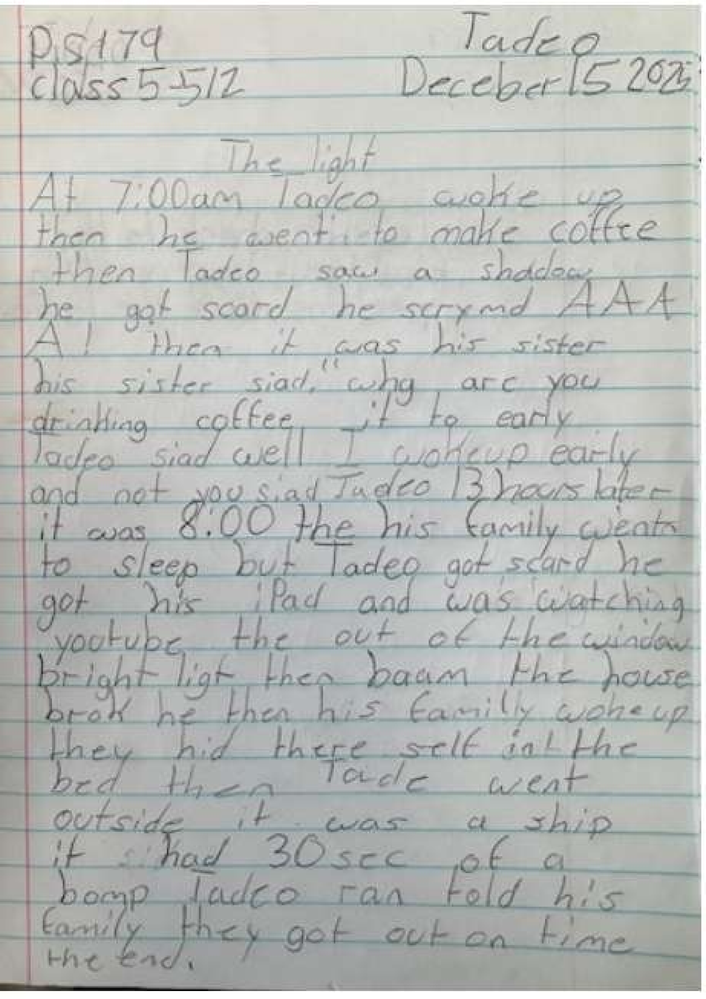
#> input picture samples/testing_pages/page-1-small.png, 706 x 999 px, shrunk from 1413 x 2000 before the run
$ python -i compare_ocr_profiles.py   (imports and definitions only)
#> lines starting #> are read from the running program, lines starting #| are printed output that depends on the picture; after the words box and inside, x2 and y2 are one past the last pixel; in counts of white or black regions, pixels touching at a corner belong together
"""Compare deterministic preprocessing profiles across Tesseract PSM modes.

Tesseract confidence is diagnostic metadata, not a reliable proxy for
transcription accuracy. When ground truth is available, configurations are
ranked by transcription metrics and Source-Fidelity Score instead. Conservative
ruled-line removal is experimental because it can erase genuine horizontal
character strokes.
"""

from __future__ import annotations

import argparse
import csv
import json
import logging
import statistics
import sys
from collections import defaultdict
from collections.abc import Mapping, Sequence
from dataclasses import asdict, dataclass, fields, replace
from pathlib import Path
from typing import Any

import cv2
import numpy as np
import pytesseract
from pytesseract import Output
from pytesseract.pytesseract import TesseractError, TesseractNotFoundError

if __package__ in {None, ""}:
    sys.path.insert(0, str(Path(__file__).resolve().parents[1]))

from section1.eval import EvaluationSample, evaluate_sample
from section4.sfs import sfs

LOGGER = logging.getLogger(__name__)

_SUPPORTED_IMAGE_SUFFIXES = frozenset(
    {".bmp", ".jpeg", ".jpg", ".png", ".tif", ".tiff", ".webp"}
)
_PROFILE_NAMES = (
    "grayscale",
    "clahe_median_adaptive",
    "median_adaptive_no_clahe",
    "otsu",
    "adaptive_line_removal",
)
_PSM_MODES = (4, 6, 11, 12)
_DEFAULT_OUTPUT_DIRECTORY = Path("artifacts/ocr_profiles")
_DEFAULT_LOW_CONFIDENCE_THRESHOLD = 60.0


class OCRProfileError(RuntimeError):
    """Base exception for invalid inputs and experiment failures."""


class OCRProfileInputError(OCRProfileError, ValueError):
    """Raised when image or ground-truth input is invalid."""


class OCRProfileExecutionError(OCRProfileError):
    """Raised when OpenCV or Tesseract cannot complete an experiment."""


@dataclass(frozen=True, slots=True)
class OCRStatistics:
    """Confidence and token-count summary for one OCR response."""

    raw_text: str
    mean_confidence: float | None
    median_confidence: float | None
    low_confidence_token_ratio: float
    non_empty_token_count: int


@dataclass(frozen=True, slots=True)
class ExperimentRecord:
    """Serializable output for one page/profile/PSM experiment."""

    page: str
    source_image: str
    profile: str
    psm: int
    processed_image: str
    raw_text: str
    mean_confidence: float | None
    median_confidence: float | None
    low_confidence_token_ratio: float
    non_empty_token_count: int
    ground_truth_available: bool
    cer: float | None = None
    wer: float | None = None
    sentence_f1: float | None = None
    composite_score: float | None = None
    sfs: float | None = None
    page_rank: int | None = None
    overall_rank: int | None = None


# [49 lines left out: function collect_image_paths, not called in this run]


def generate_profiles(image: np.ndarray) -> dict[str, np.ndarray]:
    """Generate the five required deterministic preprocessing variants.

    Args:
        image: Three-channel BGR ``uint8`` image.

    Returns:
        Profile names mapped to independent two-dimensional ``uint8`` arrays.

    Raises:
        OCRProfileInputError: If the image shape, type, or size is unsupported.
        OCRProfileExecutionError: If OpenCV fails during preprocessing.
    """
    _validate_bgr_image(image)
    try:
        grayscale = cv2.cvtColor(image, cv2.COLOR_BGR2GRAY)
        median = cv2.medianBlur(grayscale, 3)
        block_size = _adaptive_block_size(grayscale.shape)
        adaptive_without_clahe = _adaptive_threshold(median, block_size)

        clahe = cv2.createCLAHE(clipLimit=2.0, tileGridSize=(8, 8))
        enhanced = clahe.apply(grayscale)
        enhanced_median = cv2.medianBlur(enhanced, 3)
        clahe_adaptive = _adaptive_threshold(enhanced_median, block_size)

        _, otsu = cv2.threshold(
            grayscale,
            0,
            255,
            cv2.THRESH_BINARY + cv2.THRESH_OTSU,
        )
        line_removed = _remove_horizontal_lines(adaptive_without_clahe)
    except cv2.error as exc:
        raise OCRProfileExecutionError(
            "OpenCV failed while generating preprocessing profiles"
        ) from exc

    return {
        "grayscale": grayscale.copy(),
        "clahe_median_adaptive": clahe_adaptive,
        "median_adaptive_no_clahe": adaptive_without_clahe,
        "otsu": otsu,
        "adaptive_line_removal": line_removed,
    }


# [182 lines left out: functions summarize_ocr_data, load_ground_truth, run_experiment, not called in this run]


def _validate_bgr_image(image: np.ndarray) -> None:
    """Validate the BGR input needed by all experimental profiles."""
    if not isinstance(image, np.ndarray):
        raise OCRProfileInputError("image must be a NumPy array")
    if image.ndim != 3 or image.shape[2] != 3:
        raise OCRProfileInputError(f"Expected BGR image, received shape {image.shape}")
    if image.dtype != np.uint8:
        raise OCRProfileInputError(f"Expected uint8 image, received {image.dtype}")
    if min(image.shape[:2]) < 3:
        raise OCRProfileInputError("Image must be at least 3x3 pixels")


def _adaptive_block_size(shape: tuple[int, ...]) -> int:
    """Return the largest valid odd adaptive-threshold window up to 31."""
    block_size = min(31, min(shape[:2]))
    if block_size % 2 == 0:
        block_size -= 1
    if block_size < 3:
        raise OCRProfileInputError("Image is too small for adaptive thresholding")
    return block_size


def _adaptive_threshold(image: np.ndarray, block_size: int) -> np.ndarray:
    """Apply the experiment's Gaussian adaptive threshold."""
    return cv2.adaptiveThreshold(
        image,
        255,
        cv2.ADAPTIVE_THRESH_GAUSSIAN_C,
        cv2.THRESH_BINARY,
        block_size,
        15,
    )


def _remove_horizontal_lines(binary: np.ndarray) -> np.ndarray:
    """Remove only long horizontal foreground runs from a binary image.

    Even this conservative operation can damage genuine handwriting strokes, so
    it is an experiment profile rather than a replacement for the assessment
    preprocessing pipeline.
    """
    foreground = cv2.bitwise_not(binary)
    kernel_width = min(binary.shape[1], max(25, round(binary.shape[1] * 0.08)))
    kernel = cv2.getStructuringElement(cv2.MORPH_RECT, (kernel_width, 1))
    horizontal_lines = cv2.morphologyEx(foreground, cv2.MORPH_OPEN, kernel)
    cleaned = cv2.subtract(foreground, horizontal_lines)
    return cv2.bitwise_not(cleaned)


# [253 lines left out: functions _run_tesseract, _line_key, _validate_confidence_threshold, _add_ground_truth_metrics, _quality_sort_key, _rank_records and 3 more, not called in this run]


# [2 lines not run here, left out]

>>> import cv2
>>> picture = cv2.imread('../samples/testing_pages/page-1-small.png')
#> picture is the input picture: shape (999, 706, 3); mean B, G, R 184.1, 186.7, 183.9
>>> result = generate_profiles(picture)
#> in _adaptive_threshold, `return cv2.adaptiveThreshold( image, 255, cv2.ADAPTIVE_THRESH_GAUSSIAN..`:
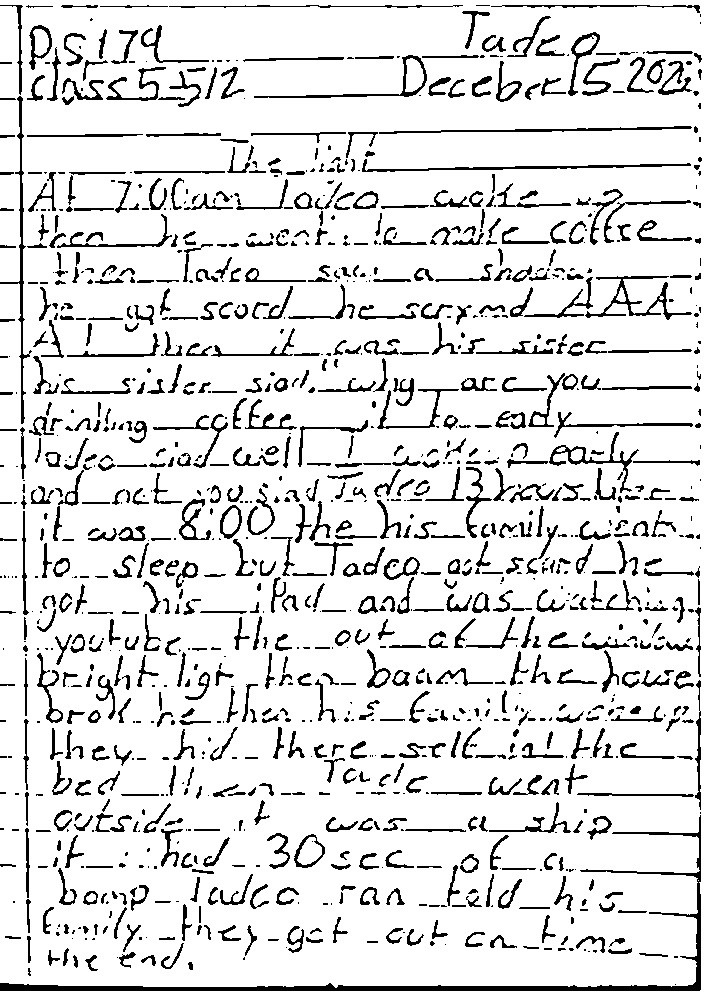
#> returned value: shape (999, 706); 87.8% white; 1192 black regions (420 under 20 px), largest, box (x1, y1, x2, y2) and area: (0, 815, 701, 991) 4739, (0, 96, 32, 424) 996, (362, 159, 691, 172) 866
#> in generate_profiles, `enhanced = clahe.apply(grayscale)`:
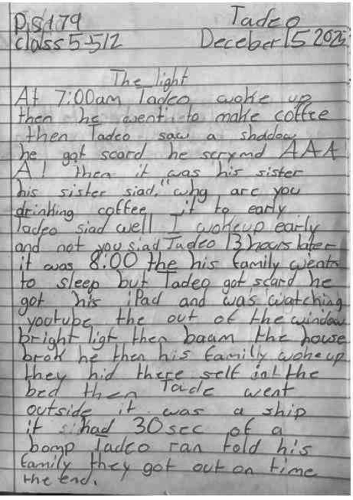
#> enhanced: shape (999, 706) (shown at 1/2 size); min 3, max 255, mean 176.2
#> call 2 of _adaptive_threshold, with block_size = 31
#> in _adaptive_threshold (call 2), `return cv2.adaptiveThreshold( image, 255, cv2.ADAPTIVE_THRESH_GAUSSIAN..`:
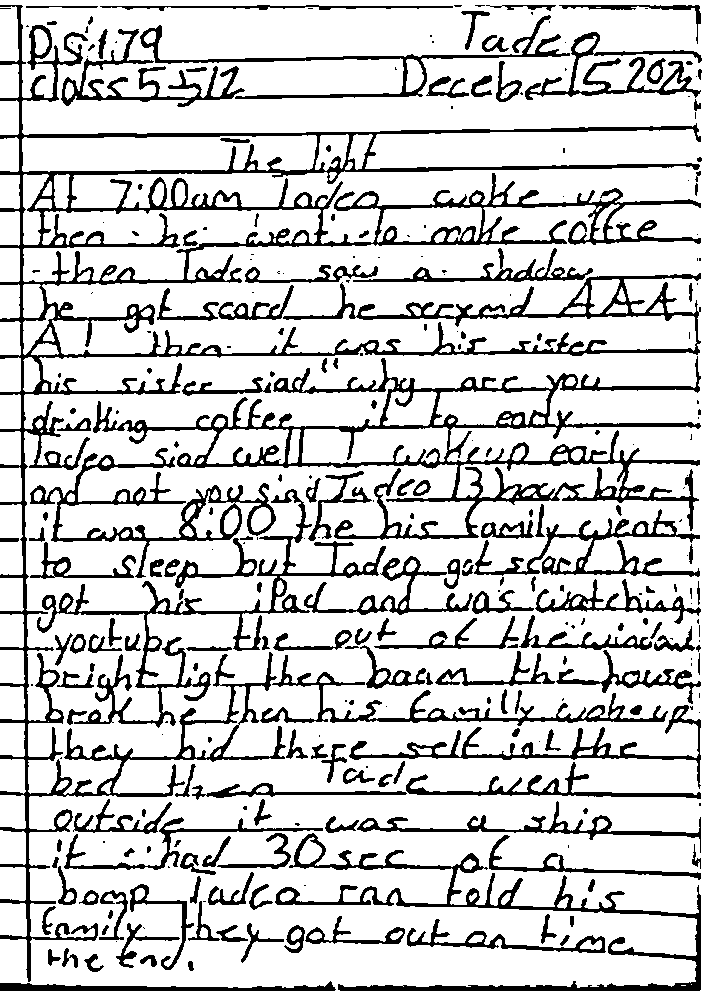
#> returned value: shape (999, 706); 80.9% white; 295 black regions (114 under 20 px), largest, box (x1, y1, x2, y2) and area: (0, 5, 701, 982) 40209, (93, 356, 701, 540) 14962, (275, 833, 701, 991) 7217
#> in generate_profiles, `_, otsu = cv2.threshold( grayscale, 0, 255, cv2.THRESH_BINARY + cv2.TH..`:
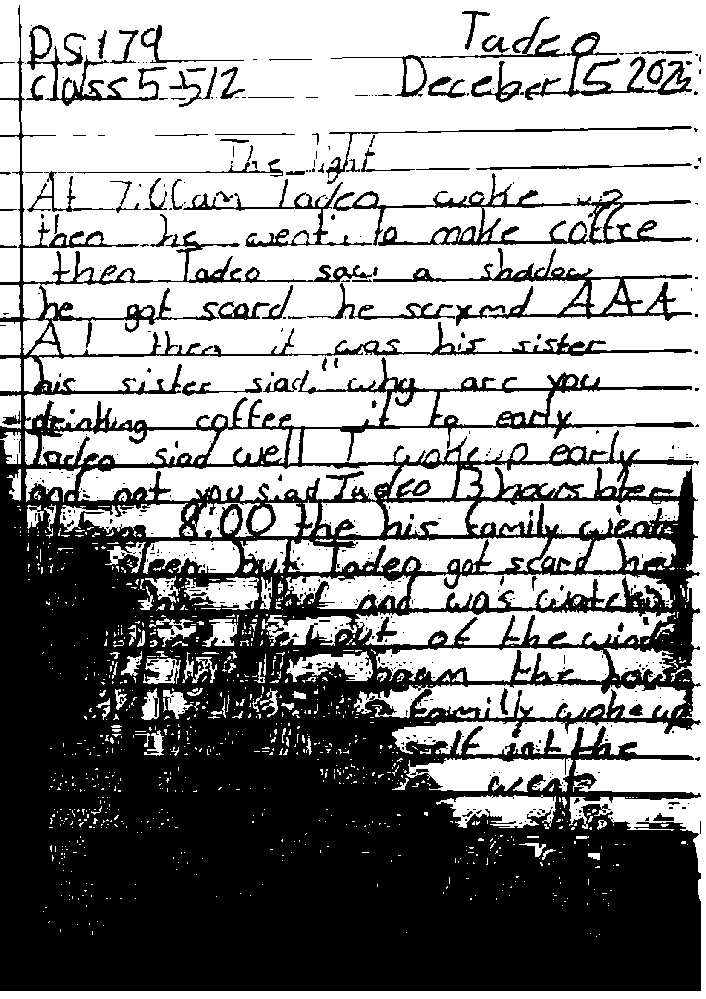
#> otsu: shape (999, 706); 57.2% white; 489 black regions (406 under 20 px), largest, box (x1, y1, x2, y2) and area: (0, 5, 701, 991) 274510, (333, 173, 692, 246) 4633, (373, 248, 692, 321) 3477
#> in _remove_horizontal_lines, `cleaned = cv2.subtract(foreground, horizontal_lines)`:
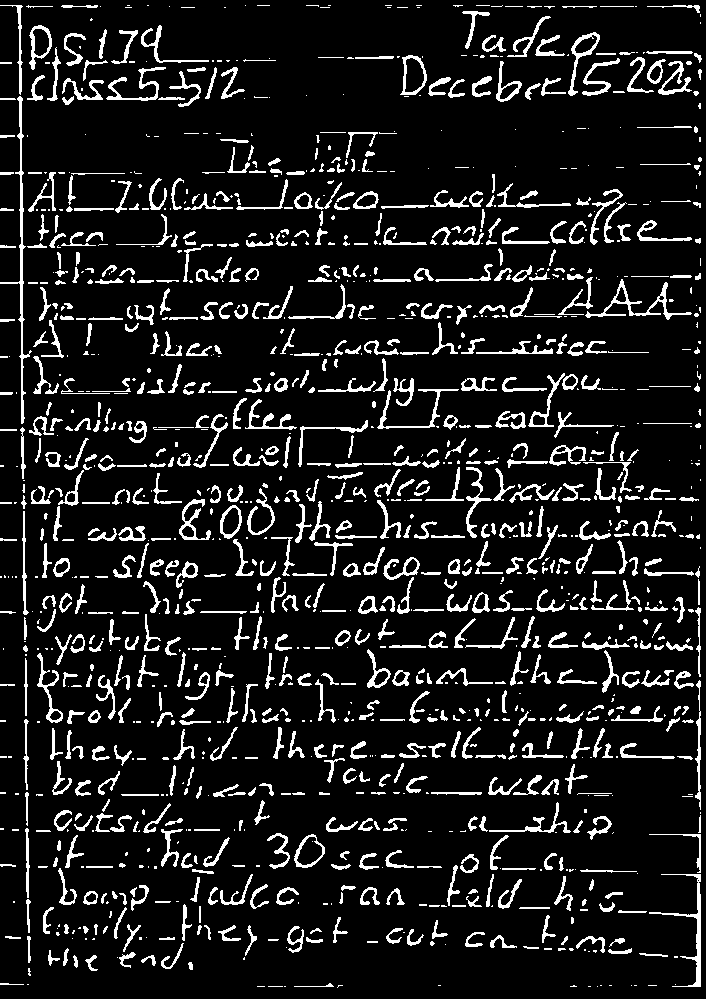
#> cleaned: shape (999, 706); 10.9% white; 1343 white regions (555 under 20 px), largest, box (x1, y1, x2, y2) and area: (0, 96, 32, 424) 996, (649, 874, 701, 987) 713, (585, 279, 692, 320) 678
#> result = 5 items

$ run again, on samples/testing_pages/page-2.png
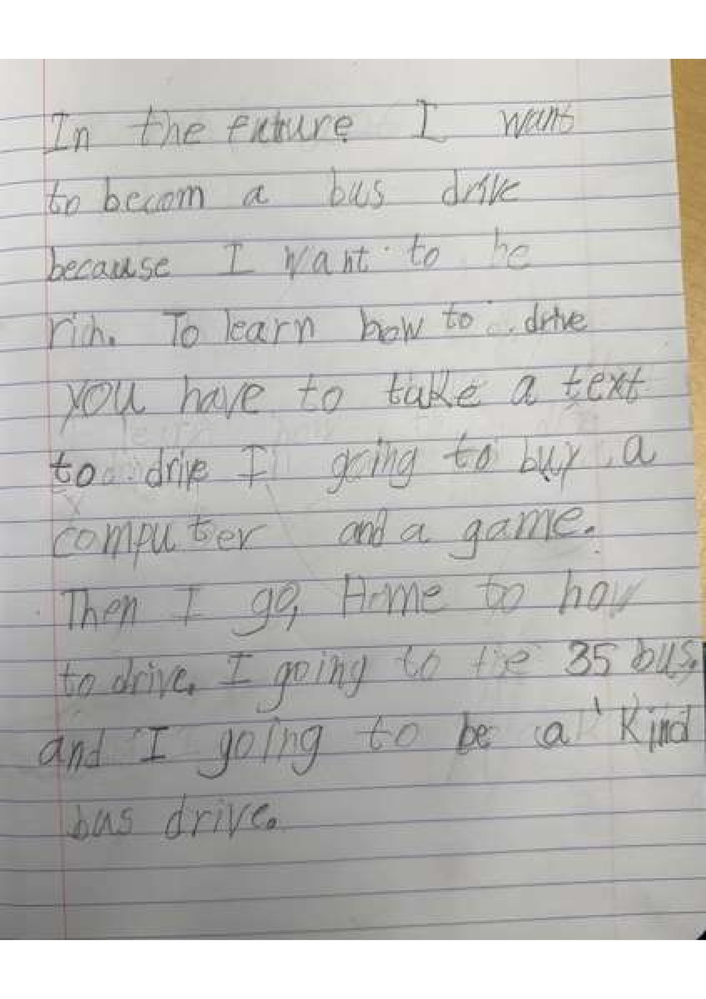
#> input picture samples/testing_pages/page-2.png, 706 x 999 px, shrunk from 4959 x 7017 before the run
#> picture is the input picture: shape (999, 706, 3); mean B, G, R 187.2, 189.9, 190.6
#> in _adaptive_threshold, `return cv2.adaptiveThreshold( image, 255, cv2.ADAPTIVE_THRESH_GAUSSIAN..`:
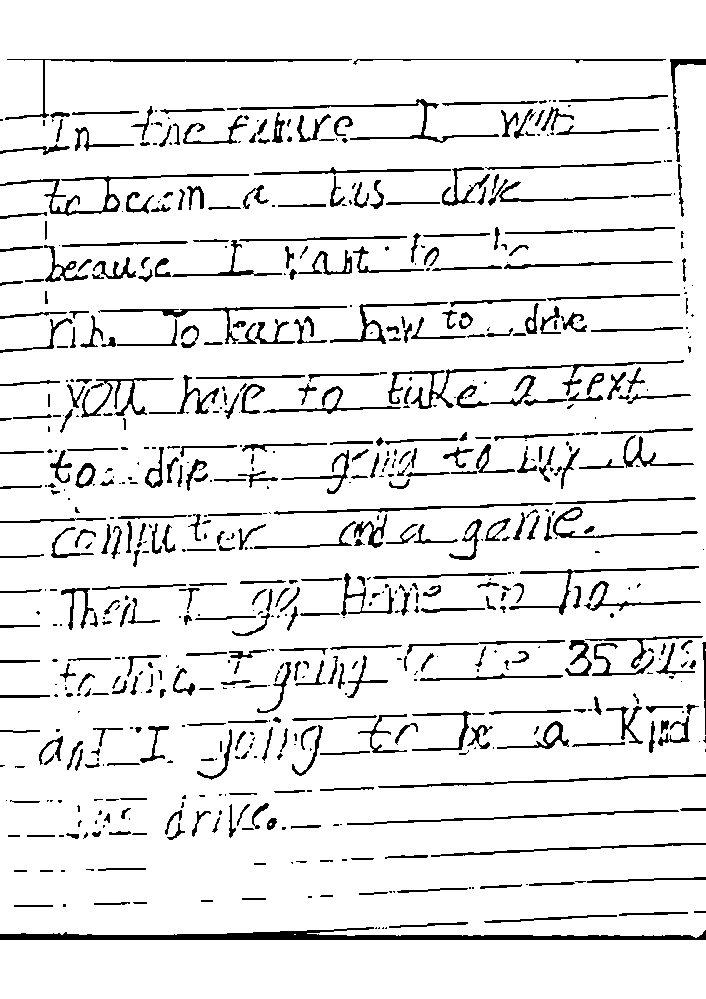
#> returned value: shape (999, 706); 90.8% white; 699 black regions (273 under 20 px), largest, box (x1, y1, x2, y2) and area: (0, 927, 706, 940) 3961, (388, 360, 684, 409) 1237, (0, 174, 249, 216) 1142
#> otsu: shape (999, 706); 59.3% white; 458 black regions (420 under 20 px), largest, box (x1, y1, x2, y2) and area: (0, 59, 706, 940) 268250, (0, 233, 492, 285) 5301, (35, 59, 499, 156) 5023
#> horizontal_lines: shape (999, 706); 2.1% white; 76 white regions, largest, box (x1, y1, x2, y2) and area: (0, 932, 706, 940) 3537, (8, 59, 353, 62) 701, (275, 506, 495, 513) 490
#> in _remove_horizontal_lines, `cleaned = cv2.subtract(foreground, horizontal_lines)`:
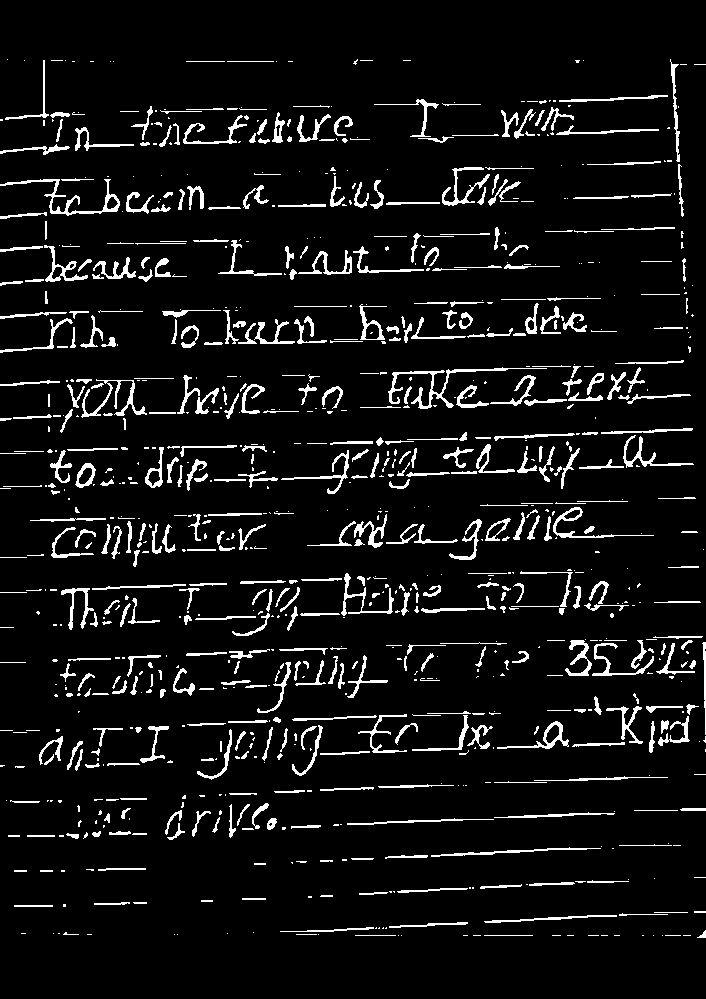
#> cleaned: shape (999, 706); 7.1% white in thin lines or dots, all inside (x1, y1, x2, y2) = (0, 59, 706, 938)
#> result = 5 items
